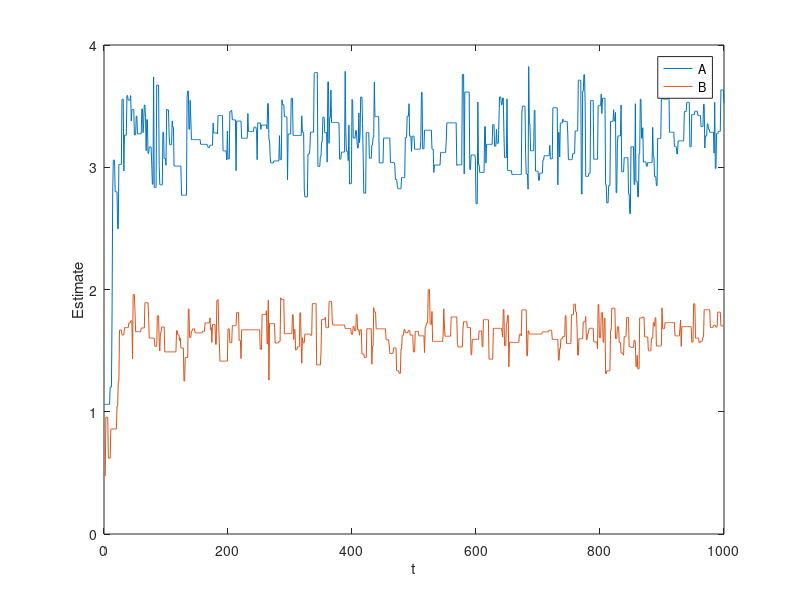

MATLAB code to generate this figure: (Note: this script raises an error after producing the figure.)
%% Chapter 3. Use Metropolis-Hastings procedure 
%  to estimate parameters in Weibull example 

%% Load data
clear all;
load( 'rtdata1' ); % y;

%% Model parameters
lambda_A = 1; % hyperparameter in exponential prior on A 
lambda_B = 1; % hyperparameter in exponential prior on B 

%% Initialize the Metropolis-Hastings sampler
T      = 1000; % Maximum number of iterations
burnin = 50; % burnin period
thin   = 5;  % thinning parameter

A   = 1;   % Some starting value for A in our sampler
B   = 1; % Some starting value for A in our sampler

tau_A = 5; % Set precision of Gamma proposal density for A
tau_B = 5; % Set precision of Gamma proposal density for B

state  = zeros( 2 , T ); % Storage space for our samples
accept = zeros( 2 , T ); % Storage space for accept/reject decisions

nreps = 100; % Number of repeated sampling steps for calculating posterior predictive
seed=1; rand( 'state' , seed ); randn('state',seed ); % set the random seed

%% Visualization
ymin = 0;
ymax = 10;
nbins_y = 50;
nbins_ypred = 50;

%% Start sampling
for t=1:T  
    % ---------------------------------------------
    %  Sample new A value
    % ---------------------------------------------
    
    % Propose a new value from a Gamma proposal density
    old_A = A;
    new_A = gamrnd( old_A * tau_A , 1 / tau_A );       
     
    %Calcolo il rapporto 
    %     t-1    *          *      t
    % q( a    | a  ) /  q( a    | a  ) 
    p_newA_given_oldA = gampdf( new_A  , old_A*tau_A  , 1/tau_A );
    p_oldA_given_newA = gampdf( old_A  , new_A*tau_A  , 1/tau_A ); 
    proposal_ratio = p_oldA_given_newA / p_newA_given_oldA;
    
    %Calcolo il rapporto 
    %     *      t-1          t-1    t-1
    % p( a    , b    ) /  p( a    | b    ) 
    %
    % rapporto delle Likelihood * rapporto dei prior
    ratios2 = wblpdf( y, new_A, B) ./ wblpdf( y, old_A, B);
    likelihood_ratio = prod( ratios2 );
    
    %Calcolo il Rapporto dei prodotti delle prior
    %nb:
    % è indipendente dai campioni y
    % la componente p(b) scompare poichè appare sia al nume che al denum
    prior_ratio = exppdf( new_A , lambda_A ) / exppdf( old_A , lambda_A );
    
    posterior=likelihood_ratio * prior_ratio ;
           
    % Accept or reject dalla POSTERIOR
    alpha = min( [ 1 proposal_ratio * posterior ] );   
    u = rand; % Draw a uniform deviate from [ 0 1 ]  
    if u < alpha % Do we accept this proposal?
        A = new_A; % If so, proposal becomes new state for param A
        accept( 1,t ) = 1;
    end
    
    % ---------------------------------------------
    %  Sample new B value
    % ---------------------------------------------
    
    % Propose a new value from a Gamma proposal density
    old_B = B;
    new_B = gamrnd( old_B * tau_B , 1 / tau_B );       
    
    %Calcolo il rapporto 
    %     t-1    *          *      t
    % q( a    | a  ) /  q( a    | a  )    
    p_newB_given_oldB = gampdf( new_B  , old_B*tau_B  , 1/tau_B );
    p_oldB_given_newB = gampdf( old_B  , new_B*tau_B  , 1/tau_B ); 
    proposal_ratio = p_oldB_given_newB / p_newB_given_oldB;
    
    %Calcolo il Rapporto dei prodotti delle prior
    %nb:
    % è indipendente dai campioni y
    % la componente p(a) scompare poichè appare sia al nume che al denum
    prior_ratio = exppdf( new_B , lambda_B ) / exppdf( old_B , lambda_B );
    %Calcolo il rapporto 
    %     *      t-1          t-1    t-1
    % p( a    , b    ) /  p( a    | b    ) 
    ratios2 = wblpdf( y, A, new_B) ./ wblpdf( y, A, old_B);
    likelihood_ratio = prod( ratios2 );
    posterior=likelihood_ratio* prior_ratio;
           
    % Accept or reject?
    alpha = min( [ 1 proposal_ratio * posterior ] );   
    u = rand; % Draw a uniform deviate from [ 0 1 ]  
    if u < alpha % Do we accept this proposal?
        B = new_B; % If so, proposal becomes new state for param B
        accept( 2,t ) = 1;
    end
    
    % Copy current state into storage
    state( 1 , t ) = A;
    state( 2 , t ) = B;
end

%% Which samples do we take for further analysis?
samples = state( : , burnin:thin:T );

%% Acceptance ratio?
fprintf( 'Acceptance ratio for A = %3.3f\n' , mean( accept(1,:)));
fprintf( 'Acceptance ratio for B = %3.3f\n' , mean( accept(2,:)));

%% Calculate posterior predictive using the samples of A and B
posterior_pred_samples = [];
for reps = 1:nreps
   posterior_pred_samples = [ posterior_pred_samples wblrnd( samples(1,:) , samples(2,:) ) ];
end

%% Report means
fprintf( 'Mean A: %3.3f\n' , mean( samples(1,:)));
fprintf( 'Mean B: %3.3f\n' , mean( samples(2,:)));

%% Display state across all iterations
figure( 1 ); clf;
plot( 1:T , state );
xlabel( 't' ); ylabel( 'Estimate' );
legend( { 'A' , 'B' } );

%% Display scatter plot of the samples we have taken
figure( 2 ); clf;
scatterhist( samples(1,:) , samples(2,:) ); % if you have the statistics toolbox
%plot( samples(1,:) , samples(2,:) , 'kx' ); % use this otherwise
xlabel( 'A' );
ylabel( 'B' );

%% Display histogram of the data and overlay posterior predictive
figure( 3 ); clf;
ybins = linspace( ymin , ymax , nbins_y );
counts = hist( y , ybins );
bar( ybins , counts/sum(counts) , 'k' ); hold on;

%Disegno la distribuzione predetta
ybinspred = linspace( ymin , ymax , nbins_ypred );
counts = hist( posterior_pred_samples , ybinspred );
plot( ybinspred , counts/sum(counts) , 'r-' , 'LineWidth' , 2); hold on;

xlim( [ ymin ymax*0.9 ] );
xlabel( 'y' ); ylabel( 'p(y)' );
legend( { 'Data' , 'Model' } );
%Stimo a Massima Verosimiglianza attraverso la funzione built in matlab
Ml_params=wblfit(y);
fprintf( 'Stima ML di A: %3.3f\n' , Ml_params(1));
fprintf( 'Stima ML di B: %3.3f\n' , Ml_params(2));

%Disegno la Distibuzione a Masimma Verosimiglianza
x=linspace( ymin , ymax , 100 );
plot(x , wblpdf(x,Ml_params(1),Ml_params(2) ), 'g-' , 'LineWidth' , 2); hold on;
